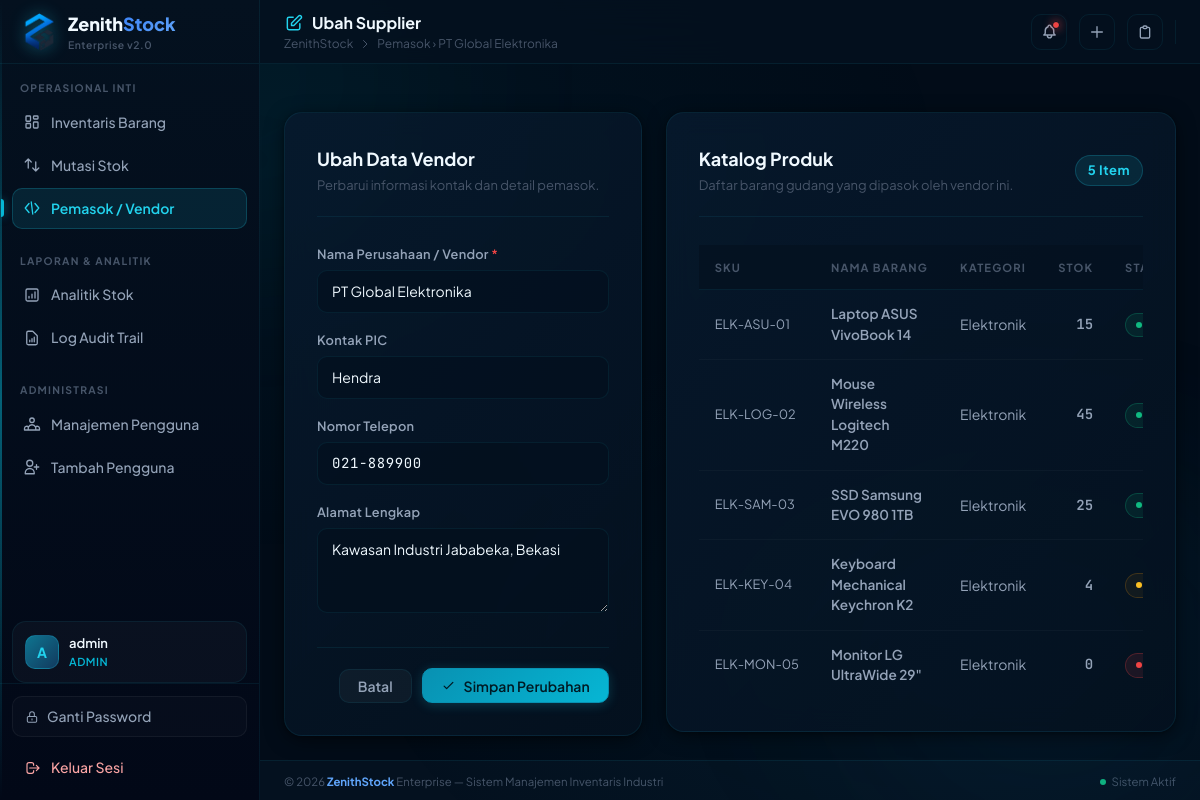
The app's page /suppliers/edit/1 (signed in), older data.
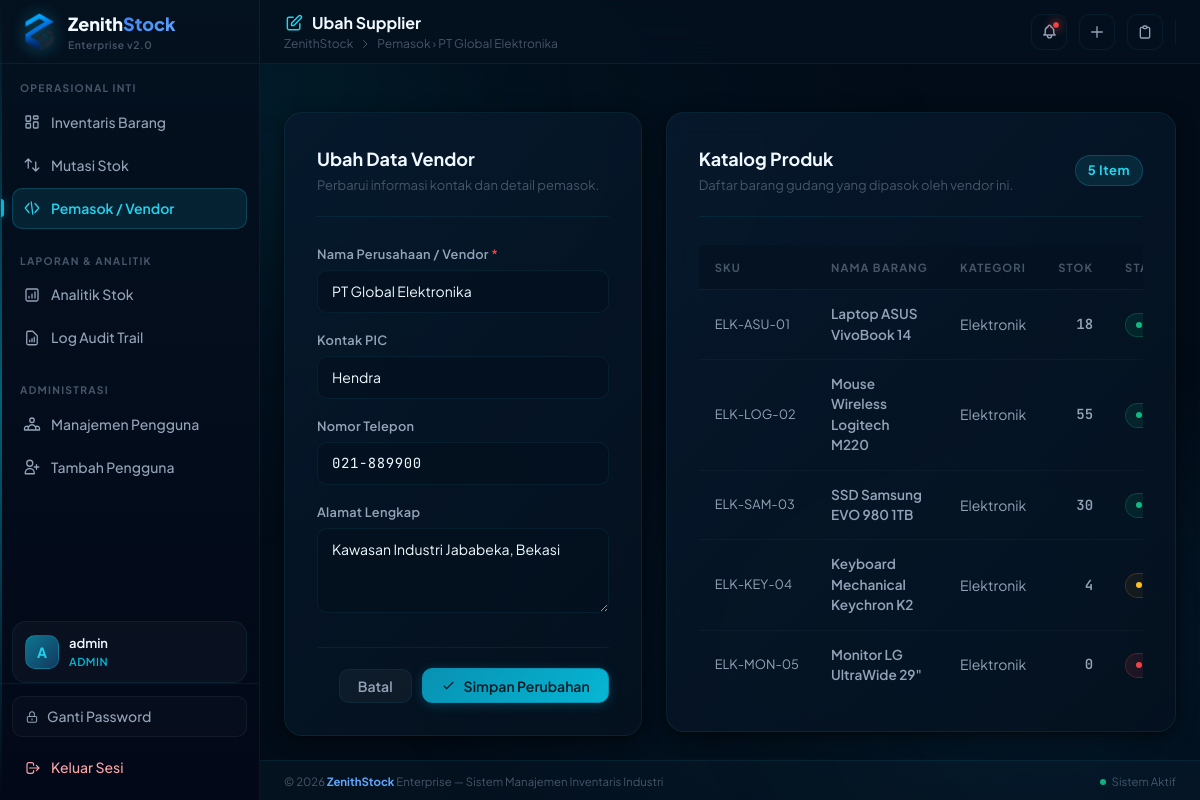
The same page, newer data.
### zenithstock/models.py (models this page shows, shortened)
class Product(db.Model):
    __tablename__ = 'products'
    id = db.Column(db.Integer, primary_key=True)
    sku = db.Column(db.String(20), unique=True, nullable=False, index=True)
    nama_barang = db.Column(db.String(100), nullable=False)
    kategori = db.Column(db.String(50), nullable=False)
    stok = db.Column(db.Integer, nullable=False, default=0)
    harga = db.Column(db.Integer, nullable=False, default=0)
    min_stok = db.Column(db.Integer, nullable=False, default=10)
    lokasi_rak = db.Column(db.String(50))
    supplier_id = db.Column(db.Integer, db.ForeignKey('suppliers.id'), nullable=True)
    movements = db.relationship('StockMovement', backref='product', lazy=True, cascade='all, delete-orphan')

### zenithstock/routes/suppliers.py (the view, shortened to what this page needs)
@suppliers_bp.route('/edit/<int:supplier_id>', methods=['GET', 'POST'])
@login_required
def edit(supplier_id):
    supplier = Supplier.query.get_or_404(supplier_id)
    form = SupplierForm(obj=supplier, supplier_id=supplier_id)
    return render_template('suppliers/edit.html', form=form, supplier=supplier)

### zenithstock/forms.py (shortened to what this page needs)
class SupplierForm(FlaskForm):
    nama = StringField('Nama Supplier / Perusahaan', validators=[
        InputRequired(message="Nama supplier wajib diisi."),
        Length(max=100, message="Nama tidak boleh melebihi 100 karakter.")
    ])
    kontak = StringField('Nama Person in Charge (PIC)', validators=[
        Length(max=100, message="Kontak tidak boleh melebihi 100 karakter.")
    ])
    telepon = StringField('Nomor Telepon', validators=[
        Length(max=30, message="Telepon tidak boleh melebihi 30 karakter.")
    ])
    alamat = TextAreaField('Alamat Lengkap', validators=[])
    def __init__(self, *args, **kwargs):
        self.supplier_id = kwargs.pop('supplier_id', None)
        super(SupplierForm, self).__init__(*args, **kwargs)

### zenithstock/models.py (called while the page is built)
    @property
    def is_active(self):
        return self.status == 'active'

    def is_admin(self):
        return self.role == 'admin'

### zenithstock/templates/suppliers/edit.html (shortened to what the changed rows need)
{% extends "base.html" %}
{% block header_title %}
<svg style="width:20px;height:20px;color:var(--zs-cyan-400);" fill="none" viewBox="0 0 24 24" stroke="currentColor">
    <path stroke-linecap="round" stroke-linejoin="round" stroke-width="1.75" d="M11 5H6a2 2 0 00-2 2v11a2 2 0 002 2h11a2 2 0 002-2v-5m-1.414-9.414a2 2 0 112.828 2.828L11.828 15H9v-2.828l8.586-8.586z" />
</svg>
Ubah Supplier
{% endblock %}
{% block content %}
<div class="grid grid-cols-1 lg:grid-cols-12 gap-6 max-w-[1150px] mx-auto" style="align-items:start;">
    <div class="zs-panel lg:col-span-5" style="padding:32px;">
        <div style="margin-bottom:28px;padding-bottom:20px;border-bottom:1px solid var(--color-border);display:flex;align-items:center;justify-content:space-between;gap:12px;flex-wrap:wrap;">
            <div>
                <h2 style="font-size:1.125rem;font-weight:700;color:var(--color-text-primary);margin:0 0 4px;">Ubah Data Vendor</h2>
            </div>
        </div>
    </div>
    <div class="zs-panel lg:col-span-7" style="padding:32px;">
        <div style="margin-bottom:28px;padding-bottom:20px;border-bottom:1px solid var(--color-border);display:flex;align-items:center;justify-content:space-between;gap:12px;flex-wrap:wrap;">
            <div>
                <h2 style="font-size:1.125rem;font-weight:700;color:var(--color-text-primary);margin:0 0 4px;">Katalog Produk</h2>
            </div>
        </div>
        <div style="overflow-x:auto;">
            <table class="zs-table">
                <thead>
                    <tr>
                        <th>SKU</th>
                        <th>Nama Barang</th>
                        <th>Kategori</th>
                        <th style="text-align:right;">Stok</th>
                        <th>Status</th>
                    </tr>
                </thead>
                <tbody>
                    {% if supplier.products %}
                        {% for p in supplier.products %}
                        <tr>
                            <td class="mono" style="font-size:0.8rem;white-space:nowrap;">{{ p.sku }}</td>
                            <td style="font-weight:600;font-size:0.85rem;color:var(--color-text-secondary);">{{ p.nama_barang }}</td>
                            <td>{{ p.kategori }}</td>
                            <td style="text-align:right;font-family:var(--font-mono);font-weight:600;">{{ p.stok }}</td>
                            <td>
                                {% if p.stok == 0 %}
                                <span class="badge red"><span class="badge-dot"></span>Habis</span>
                                {% elif p.stok <= p.min_stok %}
                                <span class="badge amber" style="background:rgba(245,158,11,0.06);color:#fbbf24;border:1px solid rgba(245,158,11,0.2);"><span class="badge-dot" style="background:#fbbf24;"></span>Kritis</span>
                                {% else %}
                                <span class="badge green"><span class="badge-dot"></span>Normal</span>
                                {% endif %}
                            </td>
                        </tr>
                        {% endfor %}
                    {% endif %}
                </tbody>
            </table>
        </div>
    </div>
</div>
{% endblock %}

Row changes from the older to the newer data that the page shows:
changed Product "Laptop ASUS VivoBook 14": stok "15" → "18"
changed Product "Mouse Wireless Logitech M220": stok "45" → "55"
changed Product "SSD Samsung EVO 980 1TB": stok "25" → "30"
